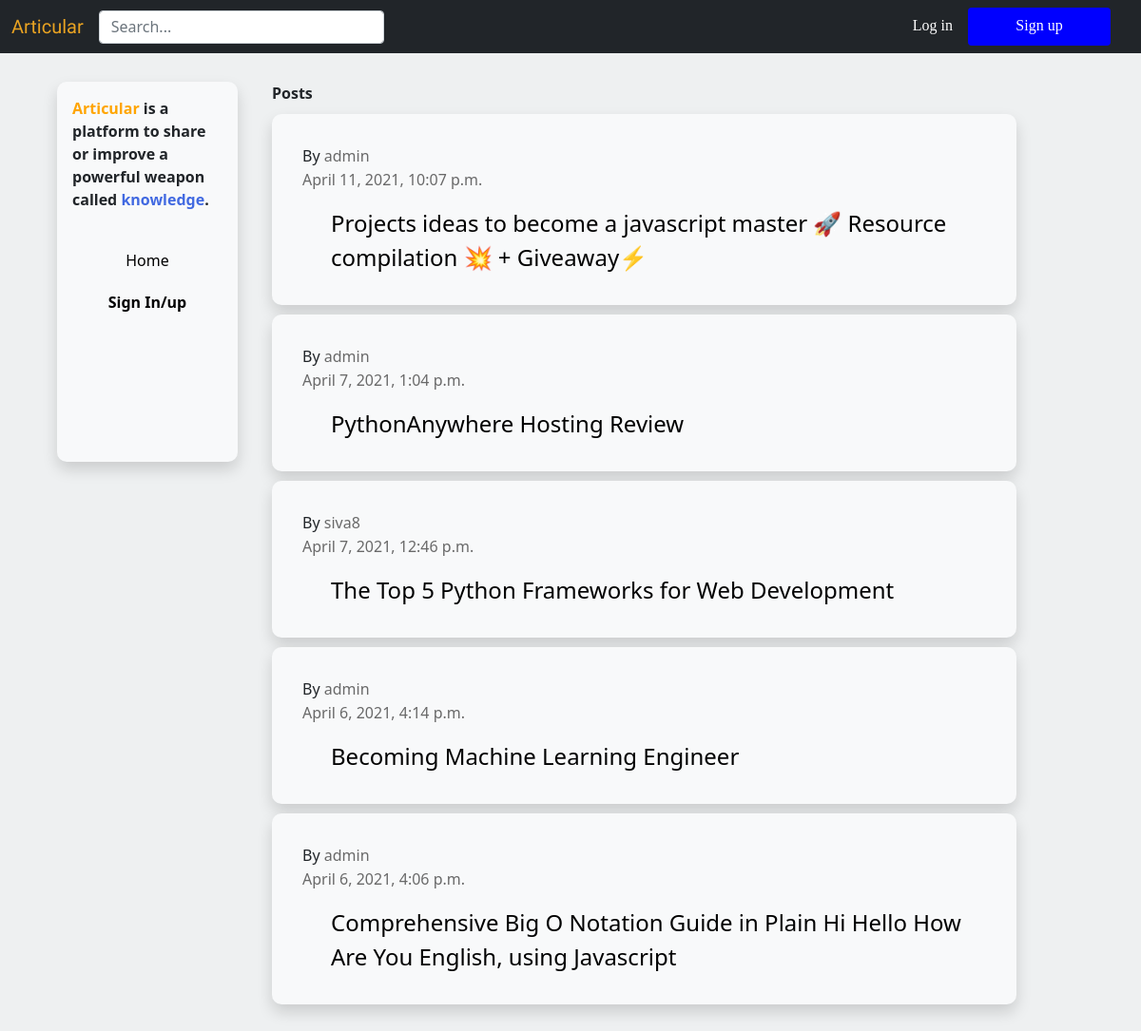
The app's page /, older data.
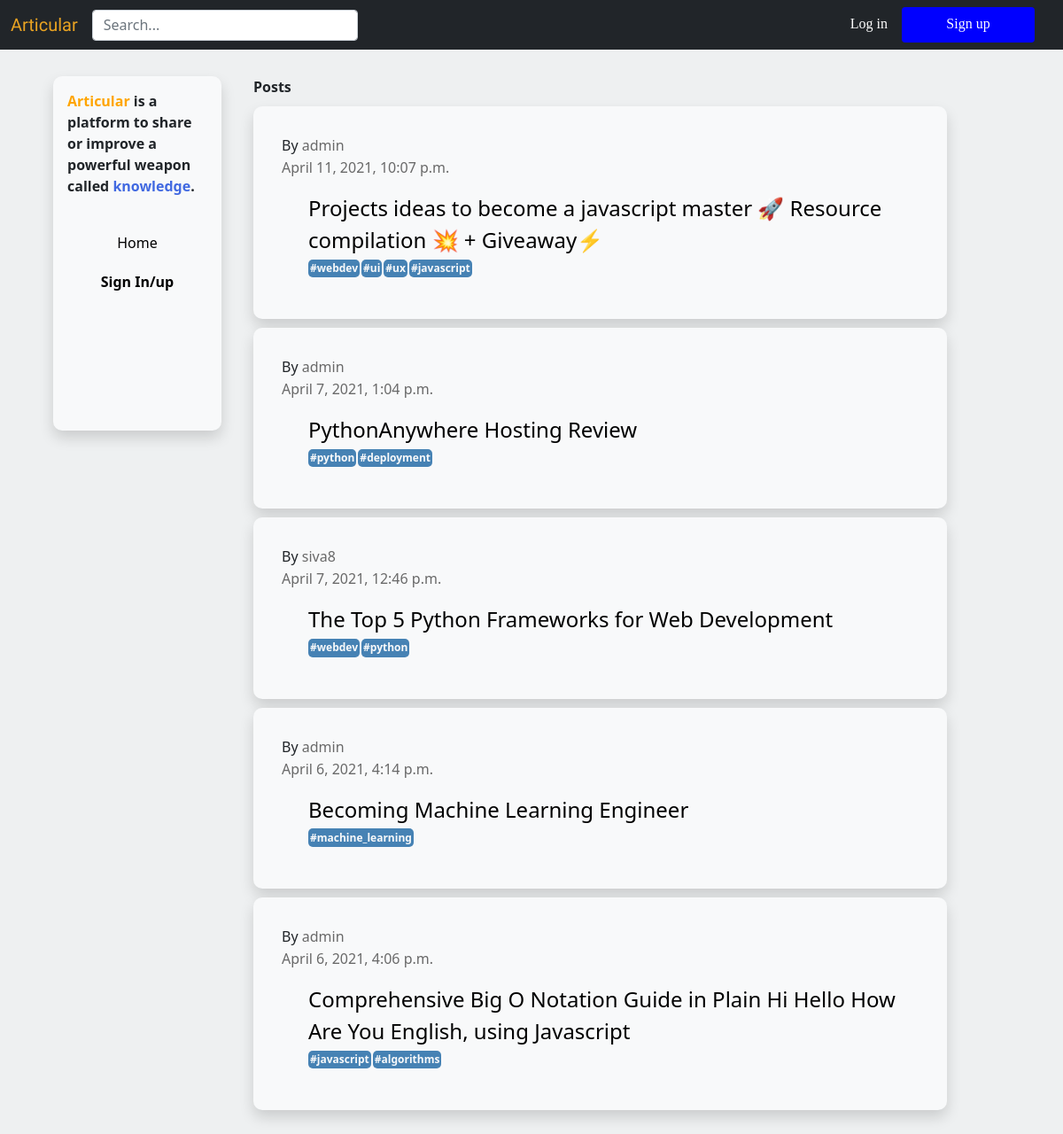
The same page, newer data.
### apps/main/models.py (models this page shows, shortened)
class Post(models.Model):
    user = models.ForeignKey(User,related_name='user',on_delete=models.CASCADE)
    title = models.CharField(max_length=255,blank=True,null=True)
    tags = TaggableManager()
    content = models.TextField(blank=True,null=True)
    created_at = models.DateTimeField(auto_now_add=True)
    class Meta:
    	ordering = ('-created_at',)

### apps/main/views.py (the view)
# urls.py: path('',views.frontpage,name='frontpage'),
def frontpage(request):
    posts = Post.objects.all()
    context = {
        'posts':posts
    }
    return render(request,'frontpage.html',context)

### apps/main/templates/frontpage.html (shortened to what this page needs)
{% extends 'base.html' %}
{% load static %}
{% block content %}
<div class="container">
<div class="row">
	<div class="col-md-2 bg-light shadow text-wrap p-3 " id='col-1-box'>
		<p style="font-weight: bold;">
			<span style="color: orange;font-weight: bolder;">Articular</span>
		is a platform to share or improve a powerful weapon called <span style="color: royalblue;">knowledge</span>.</p>
		<div class="links">
			<a href="{% url 'frontpage' %}">Home</a>
		{% if request.user.is_authenticated %}
			<a href="{% url 'reading_list' %}">Reading Lists</a>
			<a href="{% url 'profile_settings' %}">Profile</a>
			<a href="{% url 'myposts' %}">My Posts</a>
			<a href="{% url 'account_logout' %}">Log out</a>
		{% else %}
			<a href="{% url 'account_signup' %}">Sign In/up</a>
		{% endif %}
		</div>
	</div>
	<div class="col-md-9">
		{% include 'post_box/post_box.html' %}
	</div>
</div>
</div>
{% endblock %}

### apps/main/templates/post_box/post_box.html (shortened to what this page needs)
<div class="container" id="box" style="margin-top: 30px;margin-bottom: 30px;">
    <div style="font-weight: bolder;">Posts</div>
    {% for post in posts %}
    <article class="bg-light shadow text-wrap p-3 h-auto" id="Post_box">
    <div class="m-3">
        <p style="font-weight: 500;margin-bottom: 1px;">
        By <a style="color:dimgray;text-decoration: none;" href="{% url 'profile_page' pk=post.id user=post.user.id %}" id="user">{{post.user}}</a></p>
        <p style="margin-top: 0px;color: dimgrey;">{{post.created_at}}</p>
        <div style="margin-left: 30px;">
            <a href="{% url 'blog_detail' pk=post.id %}" id="post_title" >{{post.title}}</a>
            <div>
            {% for tag in post.tags.all %}
                <a href="{% url 'tag_post_list' tag.slug %}" id="tag_name" class="link-light text-decoration-none badge ">
                    #{{tag.name}}
                </a>
            {% endfor %}
            </div>
        </div>
    </div>
     </article>
    {% endfor %}
</div>

Row changes from the older to the newer data that the page shows:
added Tag: name "webdev"
added Tag: name "ui", shown under Post "April 11, 2021, 10:07 p.m."
added Tag: name "ux", shown under Post "April 11, 2021, 10:07 p.m."
added Tag: name "javascript"
added Tag: name "python"
added Tag: name "deployment", shown under Post "PythonAnywhere Hosting Review"
added Tag: name "machine_learning", shown under Post "Becoming Machine Learning Engineer"
added Tag: name "algorithms", shown under Post "April 6, 2021, 4:06 p.m."
